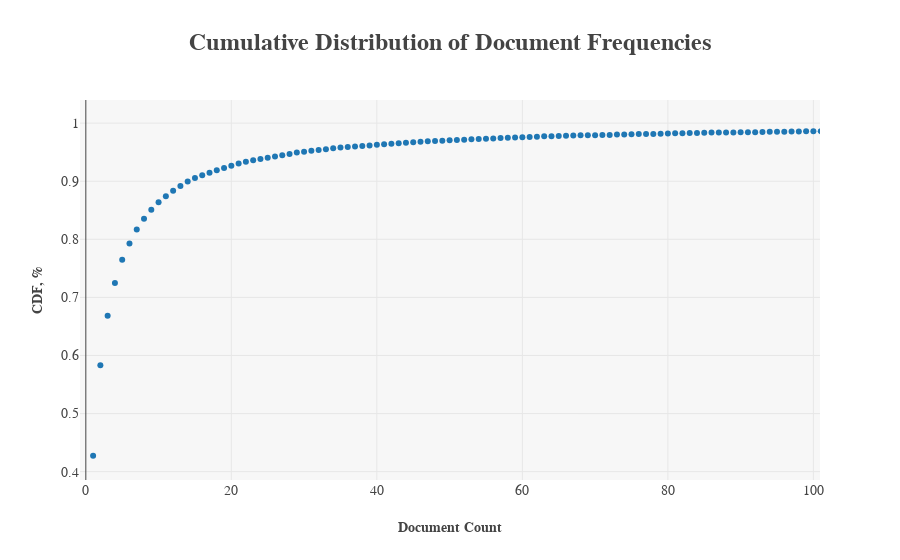

Source (notebook cell):
### Markdown cell above
<div class="span5 alert alert-info">
<h3>Exercise Set III</h3>

<p><b>Exercise:</b> Construct the cumulative distribution of document frequencies (df). The $x$-axis is a document count $x_i$ and the $y$-axis is the percentage of words that appear less than $x_i$ times. For example, at $x=5$, plot a point representing the percentage or number of words that appear in 5 or fewer documents.</p>

<p><b>Exercise:</b> Look for the point at which the curve begins climbing steeply. This may be a good value for `min_df`. If we were interested in also picking `max_df`, we would likely pick the value where the curve starts to plateau. What value did you choose?</p>
</div>

### Code cell
# Your turn.
import plotly as py
import plotly.graph_objs as go

py.offline.init_notebook_mode(connected=True)

X_dense = X.toarray()
freq = np.count_nonzero(X_dense, axis=0)
x, y = np.unique(freq, return_counts=True)
y = y / len(freq)
y_ = [y[0]]
_l = []

for i in range(1,len(y)):
    y_.append(y[i] + y_[i-1])

trace0 = go.Scatter(x=x, y=y_, mode="markers")

data = [trace0]

layout = go.Layout(
    plot_bgcolor="rgb(247,247,247)",
    legend=dict(font=dict(family="serif", size=12)),
    title="<b>Cumulative Distribution of Document Frequencies</b>",
    titlefont=dict(family="serif", size=24),
    yaxis=dict(title="<b>CDF, %</b>", titlefont=dict(family="serif", size=14), tickfont=dict(family="serif", size=14)), 
    xaxis=dict(title="<b>Document Count</b>", titlefont=dict(family="serif", size=14), tickfont=dict(family="serif", size=14)))

fig = go.Figure(data=data, layout=layout)
py.offline.iplot(fig)

### Figure 1 — Plotly figure (JSON) as saved in the notebook; plotly's stock layout.template omitted (floating-point values rounded to 4 significant figures; data arrays with more than 128 entries replaced by an {"elided": "..."} marker saying what was removed)
{"data": [{"mode": "markers", "type": "scatter", "uid": "d0cace", "x": {"elided": "314 int values"}, "y": {"elided": "314 float values"}}], "layout": {"autosize": true, "legend": {"font": {"family": "serif", "size": 12}}, "plot_bgcolor": "rgb(247,247,247)", "title": "<b>Cumulative Distribution of Document Frequencies</b>", "titlefont": {"family": "serif", "size": 24}, "xaxis": {"autorange": false, "range": [-0.8001, 100.9], "tickfont": {"family": "serif", "size": 14}, "title": "<b>Document Count</b>", "titlefont": {"family": "serif", "size": 14}, "type": "linear"}, "yaxis": {"autorange": false, "range": [0.3857, 1.04], "tickfont": {"family": "serif", "size": 14}, "title": "<b>CDF, %</b>", "titlefont": {"family": "serif", "size": 14}, "type": "linear"}}}
